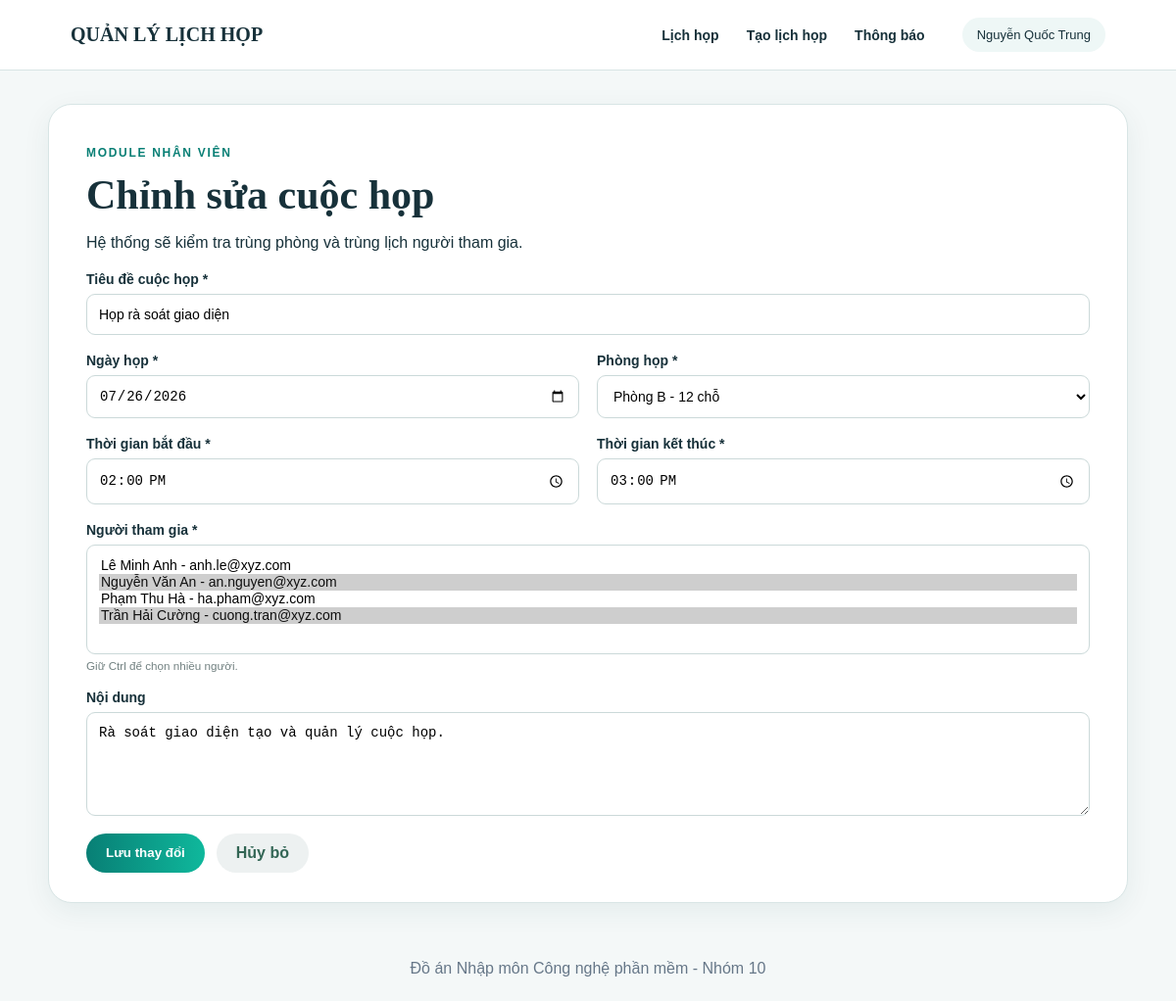
Page /meetings/2/edit on the committed database.
### tables this page shows
CREATE TABLE users (
        id INTEGER PRIMARY KEY,
        name TEXT NOT NULL,
        email TEXT NOT NULL UNIQUE
    );

CREATE TABLE meetings (
        id INTEGER PRIMARY KEY AUTOINCREMENT,
        title TEXT NOT NULL,
        meeting_date TEXT NOT NULL,
        start_time TEXT NOT NULL,
        end_time TEXT NOT NULL,
        room_id INTEGER NOT NULL,
        organizer_id INTEGER NOT NULL,
        content TEXT,
        status TEXT NOT NULL DEFAULT 'Đã lên lịch',
        created_at TEXT NOT NULL,
        FOREIGN KEY (room_id) REFERENCES rooms(id),
        FOREIGN KEY (organizer_id) REFERENCES users(id)
    );

CREATE TABLE rooms (
        id INTEGER PRIMARY KEY,
        name TEXT NOT NULL UNIQUE,
        capacity INTEGER NOT NULL,
        equipment TEXT,
        status TEXT NOT NULL DEFAULT 'Hoạt động'
    );

### functions.php (called while the page is built, shortened)
<?php
function h(mixed $value): string
{
    return htmlspecialchars((string) $value, ENT_QUOTES, 'UTF-8');
}
function meetingById(PDO $pdo, int $id): array|false
{
    $stmt = $pdo->prepare(<<<SQL
        SELECT m.*, r.name AS room_name, r.capacity, u.name AS organizer_name
        FROM meetings m
        JOIN rooms r ON r.id = m.room_id
        JOIN users u ON u.id = m.organizer_id
        WHERE m.id = ?
    SQL);
    $stmt->execute([$id]);
    return $stmt->fetch();
}
function view(string $name, array $data = []): void
{
    extract($data, EXTR_SKIP);
    require __DIR__ . '/views/header.php';
    require __DIR__ . '/views/' . $name . '.php';
    require __DIR__ . '/views/footer.php';
}

### views/form.php (the view, shortened to what this page needs)
<?php $editing = isset($meeting['id']); ?>
<section class="form-shell">
    <div class="form-title">
        <p class="eyebrow">MODULE NHÂN VIÊN</p>
        <h1><?= $editing ? 'Chỉnh sửa cuộc họp' : 'Tạo lịch họp mới' ?></h1>
        <p>Hệ thống sẽ kiểm tra trùng phòng và trùng lịch người tham gia.</p>
    </div>
    <form class="meeting-form" method="post" action="<?= $editing ? '/meetings/' . $meeting['id'] . '/edit' : '/meetings/new' ?>">
        <label>Tiêu đề cuộc họp *
            <input name="title" maxlength="200" required value="<?= h($meeting['title'] ?? '') ?>">
        </label>
        <div class="two-cols">
            <label>Ngày họp *
                <input type="date" name="meeting_date" min="<?= date('Y-m-d') ?>" required value="<?= h($meeting['meeting_date'] ?? '') ?>">
            </label>
            <label>Phòng họp *
                <select name="room_id" required>
                    <?php foreach ($rooms as $room): ?>
                        <option value="<?= $room['id'] ?>" <?= (int) ($meeting['room_id'] ?? 0) === (int) $room['id'] ? 'selected' : '' ?>>
                            <?= h($room['name']) ?> - <?= $room['capacity'] ?> chỗ
                        </option>
                    <?php endforeach; ?>
                </select>
            </label>
        </div>
        <div class="two-cols">
            <label>Thời gian bắt đầu *
                <input type="time" name="start_time" required value="<?= h($meeting['start_time'] ?? '') ?>">
            </label>
            <label>Thời gian kết thúc *
                <input type="time" name="end_time" required value="<?= h($meeting['end_time'] ?? '') ?>">
            </label>
        </div>
        <label>Người tham gia *
            <select name="participant_ids[]" multiple size="4" required>
                <?php foreach ($users as $user): ?>
                    <option value="<?= $user['id'] ?>" <?= in_array((int) $user['id'], $meeting['participant_ids'] ?? [], true) ? 'selected' : '' ?>>
                        <?= h($user['name'] . ' - ' . $user['email']) ?>
                    </option>
                <?php endforeach; ?>
            </select>
            <small>Giữ Ctrl để chọn nhiều người.</small>
        </label>
        <label>Nội dung
            <textarea name="content" rows="5"><?= h($meeting['content'] ?? '') ?></textarea>
        </label>
        <div class="form-actions">
            <button class="btn primary"><?= $editing ? 'Lưu thay đổi' : 'Xác nhận tạo' ?></button>
            <a class="btn ghost" href="/meetings">Hủy bỏ</a>
        </div>
    </form>
</section>

### views/header.php (shortened to what this page needs)
<!DOCTYPE html>
<html lang="vi">
<head>
    <link rel="stylesheet" href="/style.css">
</head>
<body>
<header class="topbar">
    <a class="brand" href="/meetings">QUẢN LÝ LỊCH HỌP</a>
    <nav>
        <a href="/meetings">Lịch họp</a>
        <a href="/meetings/new">Tạo lịch họp</a>
        <a href="/notifications">Thông báo</a>
    </nav>
    <span class="user"><?= h($currentUser['name']) ?></span>
</header>
<main class="page">

### style.css (style rules this page uses)
:root { --teal: #087f75; --teal2: #0fb89c; --ink: #17313a; --soft: #eef7f6; --line: #d8e5e5; --danger: #d9534f; --white: #fff; }
* { box-sizing: border-box; }
body { margin: 0; font-family: Arial, Helvetica, sans-serif; background: #f4f8f8; color: var(--ink); }
a { color: inherit; }
.topbar { height: 72px; padding: 0 6%; display: flex; align-items: center; gap: 38px; position: sticky; top: 0; z-index: 5; background: white; border-bottom: 1px solid var(--line); }
.brand { margin-right: auto; font: 700 20px Georgia, serif; text-decoration: none; }
.topbar nav { display: flex; gap: 28px; }
.topbar nav a { font-size: 14px; font-weight: 600; text-decoration: none; }
.user { padding: 10px 15px; border-radius: 22px; background: var(--soft); font-size: 13px; }
.page { max-width: 1150px; min-height: calc(100vh - 150px); margin: 34px auto; padding: 0 24px; }
.hero-row h1, .form-title h1, .detail-header h1 { margin: 4px 0 8px; font: 700 42px Georgia, serif; }
.eyebrow { color: var(--teal); font-size: 12px; font-weight: 800; letter-spacing: 1.7px; }
.btn { display: inline-flex; align-items: center; justify-content: center; padding: 11px 20px; border: 0; border-radius: 24px; cursor: pointer; font-weight: 700; text-decoration: none; }
.primary { color: white; background: linear-gradient(90deg, var(--teal), var(--teal2)); }
.ghost { color: #365; background: #edf1f1; }
.filters input, .filters select, .meeting-form input, .meeting-form select, .meeting-form textarea { width: 100%; padding: 12px; border: 1px solid #cbd9d9; border-radius: 9px; background: white; font-size: 14px; }
.form-shell, .detail-shell { padding: 30px 38px; border: 1px solid var(--line); border-radius: 24px; background: white; box-shadow: 0 8px 28px rgba(20, 70, 70, .07); }
.meeting-form { display: grid; gap: 18px; margin-top: 20px; }
.meeting-form label { font-size: 14px; font-weight: 700; }
.meeting-form input, .meeting-form select, .meeting-form textarea { display: block; margin-top: 7px; font-weight: 400; }
.meeting-form select[multiple] { min-height: 112px; }
.meeting-form small { display: block; margin-top: 5px; color: #718080; font-weight: 400; }
.two-cols { display: grid; grid-template-columns: 1fr 1fr; gap: 18px; }
.form-actions { display: flex; gap: 12px; }

### rows in the picture
users: name "Nguyễn Quốc Trung"
meetings: title "Họp rà soát giao diện", meeting_date "07/26/2026", room_id "Phòng B - 12 chỗ", start_time "14:00", end_time "15:00", content "Rà soát giao diện tạo và quản lý cuộc họp."

### other values in the picture
form field value "Lê Minh Anh - anh.le@xyz.com / Nguyễn Văn An - an.nguyen@xyz.com ☑ / Phạm Thu Hà - ha.pham@xyz.com / Trần Hải Cường - cuong.tran@xyz.com ☑"
